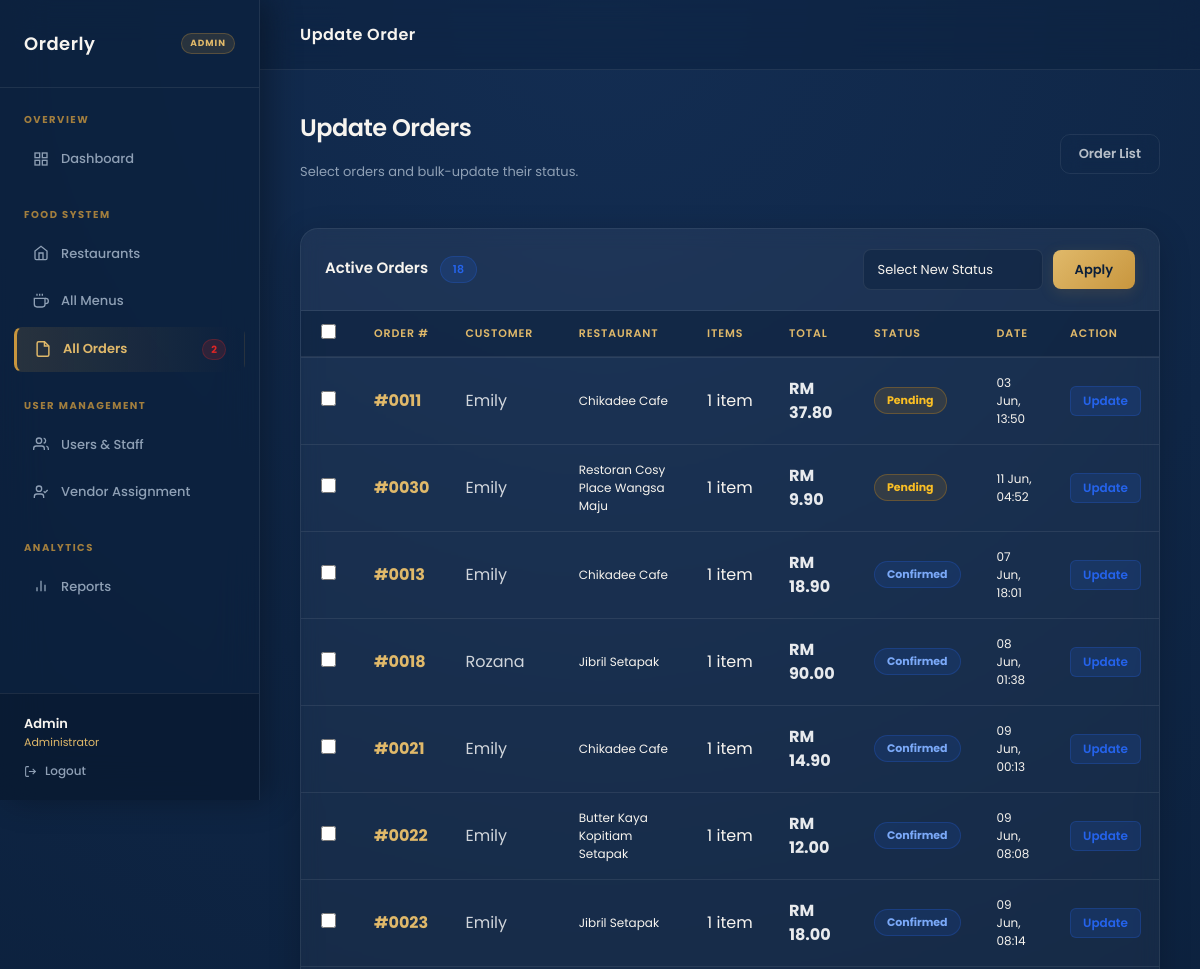
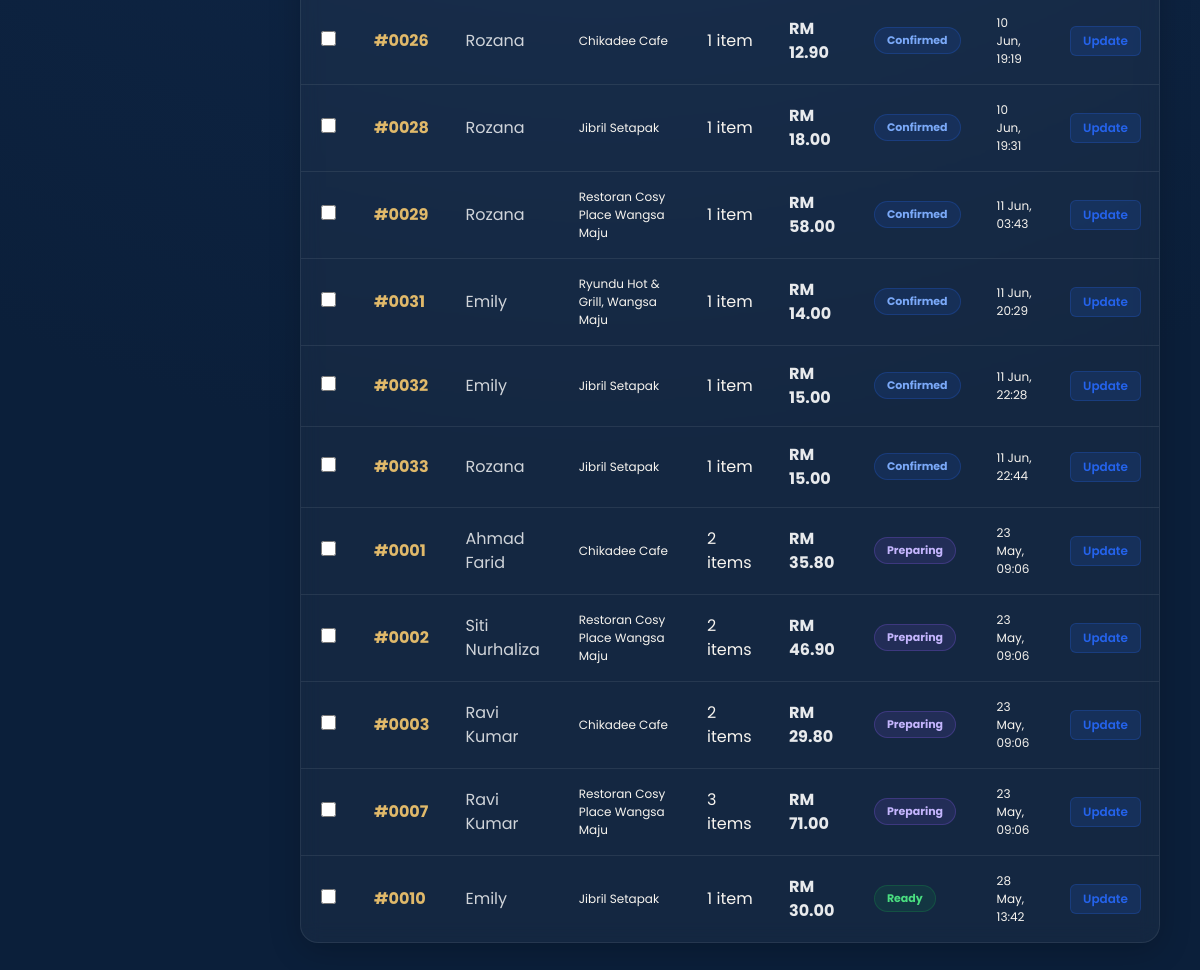
The app's page /update_order.php (signed in) with its own data (2 pictures, top to bottom).
### tables this page shows
CREATE TABLE `orders` (
  `id` int(11) NOT NULL,
  `customer_id` int(11) NOT NULL,
  `restaurant_id` int(11) NOT NULL,
  `status` enum('pending','confirmed','preparing','ready','completed','cancelled') NOT NULL DEFAULT 'pending',
  `total_price` decimal(10,2) NOT NULL DEFAULT 0.00,
  `notes` text DEFAULT NULL,
  `created_at` timestamp NOT NULL DEFAULT current_timestamp(),
  `updated_at` timestamp NOT NULL DEFAULT current_timestamp() ON UPDATE current_timestamp(),
  `payment_method` varchar(50) DEFAULT NULL COMMENT 'fpx_MAY | ewallet_tng | card | cash',
  `payment_status` varchar(20) NOT NULL DEFAULT 'unpaid' COMMENT 'unpaid | paid',
  `cancellation_reason` text DEFAULT NULL,
  `delivery_location` text DEFAULT NULL
);

CREATE TABLE `users` (
  `id` int(10) UNSIGNED NOT NULL,
  `name` varchar(300) NOT NULL,
  `email` varchar(300) NOT NULL,
  `password` varchar(300) NOT NULL,
  `role` enum('customer','vendor_staff','admin') NOT NULL,
  `created_at` timestamp NOT NULL DEFAULT current_timestamp(),
  `restaurant_id` int(11) DEFAULT NULL,
  `created_by` int(11) DEFAULT NULL
);

CREATE TABLE `restaurants` (
  `id` int(11) NOT NULL,
  `name` varchar(150) NOT NULL,
  `area` enum('Setapak','Wangsa Maju') NOT NULL,
  `address` varchar(255) DEFAULT NULL,
  `image` varchar(255) DEFAULT NULL,
  `created_at` timestamp NOT NULL DEFAULT current_timestamp()
);

### config.php (called while the page is built, shortened)
<?php
function h(string $s): string {
    return htmlspecialchars($s, ENT_QUOTES, 'UTF-8');
}
function isAdmin(): bool {
    return isset($_SESSION['role']) && $_SESSION['role'] === 'admin';
}

### update_order.php (the view, shortened to what this page needs)
<?php
require_once 'config.php';
$singleOrder = null;
$activeWhere = "WHERE o.status NOT IN ('completed','cancelled')";
$allActive = $conn->query("
    SELECT o.*, u.name AS customer_name, r.name AS restaurant_name, COUNT(oi.id) AS item_count
    FROM orders o JOIN users u ON o.customer_id=u.id JOIN restaurants r ON o.restaurant_id=r.id
    LEFT JOIN order_items oi ON oi.order_id=o.id
    $activeWhere GROUP BY o.id
    ORDER BY FIELD(o.status,'pending','confirmed','preparing','ready'), o.created_at ASC
");
$statusFlow = [
    'pending'   => ['label'=>'Pending',   'color'=>'#fbbf24','bg'=>'rgba(245,158,11,.12)','border'=>'rgba(245,158,11,.25)'],
    'confirmed' => ['label'=>'Confirmed', 'color'=>'#7ba9f8','bg'=>'rgba(37,99,235,.12)', 'border'=>'rgba(37,99,235,.25)'],
    'preparing' => ['label'=>'Preparing', 'color'=>'#c4b5fd','bg'=>'rgba(139,92,246,.12)','border'=>'rgba(139,92,246,.25)'],
    'ready'     => ['label'=>'Ready',     'color'=>'#4ade80','bg'=>'rgba(22,163,74,.12)', 'border'=>'rgba(22,163,74,.25)'],
    'completed' => ['label'=>'Completed', 'color'=>'#e0b96a','bg'=>'rgba(200,150,62,.12)','border'=>'rgba(200,150,62,.25)'],
    'cancelled' => ['label'=>'Cancelled', 'color'=>'#f87171','bg'=>'rgba(220,38,38,.12)', 'border'=>'rgba(220,38,38,.22)'],
];
if (isAdmin()) { require_once 'admin_header.php'; }
else           { require_once 'vendor_header.php'; }
?>
<?php if ($singleOrder):
  $cur = $statusFlow[$singleOrder['status']] ?? ['label'=>ucfirst($singleOrder['status']),'color'=>'var(--muted-lt)','bg'=>'rgba(255,255,255,.06)','border'=>'rgba(255,255,255,.1)'];
?>
<div class="page-header d-flex align-items-center justify-content-between flex-wrap gap-2">
  <div>
    <p class="page-title">Update Order #<?= str_pad($singleOrder['id'],4,'0',STR_PAD_LEFT) ?></p>
    <p class="page-sub"><?= h($singleOrder['customer_name']) ?> &middot; <?= h($singleOrder['restaurant_name']) ?></p>
  </div>
  <a href="order_detail.php?id=<?= $singleOrder['id'] ?>" class="btn-ghost">View Detail</a>
</div>
<div class="row g-4">
  <div class="col-lg-6">
    <div class="dash-card">
      <div class="dash-card-header">
        <span class="dash-card-title">Change Status</span>
      </div>
      <div class="dash-card-body">
        <form method="POST">
          <input type="hidden" name="order_id" value="<?= $singleOrder['id'] ?>">
          <div class="current-status-bar" style="background:<?= $cur['bg'] ?>;border:1.5px solid <?= $cur['border'] ?>;">
            <span style="font-size:11px;color:var(--muted-lt);font-weight:500;">Current:</span>
            <span style="color:<?= $cur['color'] ?>;"><?= $cur['label'] ?></span>
          </div>
          <div class="row g-2 mb-4">
            <?php foreach ($statusFlow as $st => $sc): ?>
            <div class="col-6">
              <label class="status-radio-label <?= $singleOrder['status']===$st ? 'selected' : '' ?>"
                     style="<?= $singleOrder['status']===$st ? 'background:'.$sc['bg'].';border-color:'.$sc['border'].';color:'.$sc['color'].';' : 'color:rgba(255,255,255,.6);' ?>">
                <input type="radio" name="new_status" value="<?= $st ?>"
                       <?= $singleOrder['status']===$st ? 'checked' : '' ?>
                       style="accent-color:<?= $sc['color'] ?>;">
                <?= $sc['label'] ?>
              </label>
            </div>
            <?php endforeach; ?>
          </div>
          <div class="mb-4">
            <label class="form-label">Notes <span style="color:var(--muted-lt);font-weight:400;">(optional)</span></label>
            <textarea name="notes" class="form-control" rows="3"
              placeholder="Add a note for this status update..."><?= h($singleOrder['notes'] ?? '') ?></textarea>
          </div>
          <button type="submit" class="btn-orderly w-100" style="justify-content:center;">Save Update</button>
        </form>
      </div>
    </div>
  </div>
  <div class="col-lg-6">
    <div class="dash-card">
      <div class="dash-card-header">
        <span class="dash-card-title">Order Info</span>
      </div>
      <div class="dash-card-body">
        <div class="info-row">
          <span class="info-row-label">Order</span>
          <span class="info-row-value" style="color:var(--gold-lt);">#<?= str_pad($singleOrder['id'],4,'0',STR_PAD_LEFT) ?></span>
        </div>
        <div class="info-row">
          <span class="info-row-label">Customer</span>
          <span class="info-row-value"><?= h($singleOrder['customer_name']) ?></span>
        </div>
        <div class="info-row">
          <span class="info-row-label">Restaurant</span>
          <span class="info-row-value"><?= h($singleOrder['restaurant_name']) ?></span>
        </div>
        <div class="info-row">
          <span class="info-row-label">Total</span>
          <span class="info-row-value" style="color:var(--gold-lt);font-size:15px;">RM <?= number_format($singleOrder['total_price'],2) ?></span>
        </div>
        <div class="info-row">
          <span class="info-row-label">Placed</span>
          <span class="info-row-value"><?= date('d M Y, H:i', strtotime($singleOrder['created_at'])) ?></span>
        </div>
        <div style="margin-top:20px;">
          <a href="order_detail.php?id=<?= $singleOrder['id'] ?>" class="btn-ghost w-100" style="justify-content:center;">
            View Full Detail
          </a>
        </div>
      </div>
    </div>
  </div>
</div>
<?php else: ?>
<div class="page-header d-flex align-items-center justify-content-between flex-wrap gap-2">
  <div>
    <p class="page-title">Update Orders</p>
    <p class="page-sub">Select orders and bulk-update their status.</p>
  </div>
  <a href="orders.php" class="btn-ghost">Order List</a>
</div>
<form method="POST" id="bulkForm">
  <div class="dash-card">
    <div class="dash-card-header">
      <span class="dash-card-title">
        Active Orders
        <?php if ($allActive): ?>
        <span class="badge-pill bp-blue" style="margin-left:8px;"><?= $allActive->num_rows ?></span>
        <?php endif; ?>
      </span>
      <div style="display:flex;align-items:center;gap:10px;flex-wrap:wrap;">
        <select name="bulk_status" class="form-select" style="width:auto;min-width:180px;">
          <option value="">Select New Status</option>
        </select>
        <button type="submit" class="btn-orderly"
          onclick="return confirm('Update selected orders?')">Apply</button>
      </div>
    </div>
    <div class="dash-card-body" style="padding:0;">
      <div style="overflow-x:auto;">
        <table class="table w-100" style="margin:0;">
          <thead>
            <tr>
              <th style="padding:12px 20px;width:40px;">
                <input type="checkbox" id="checkAll">
              </th>
              <th>Order #</th>
              <th>Customer</th>
              <?php if (isAdmin()): ?><th>Restaurant</th><?php endif; ?>
              <th>Items</th>
              <th>Total</th>
              <th>Status</th>
              <th>Date</th>
              <th>Action</th>
            </tr>
          </thead>
          <tbody>
          <?php if ($allActive && $allActive->num_rows > 0):
            while ($ord = $allActive->fetch_assoc()):
              $sc = $statusFlow[$ord['status']] ?? ['label'=>ucfirst($ord['status']),'color'=>'var(--muted-lt)','bg'=>'rgba(255,255,255,.06)','border'=>'var(--glass-border)'];
          ?>
          <tr>
            <td style="padding:12px 20px;">
              <input type="checkbox" name="order_ids[]" value="<?= $ord['id'] ?>">
            </td>
            <td>
              <strong style="color:var(--gold-lt);">#<?= str_pad($ord['id'],4,'0',STR_PAD_LEFT) ?></strong>
            </td>
            <td style="color:rgba(255,255,255,.8);"><?= h($ord['customer_name']) ?></td>
            <?php if (isAdmin()): ?>
            <td style="font-size:12px;color:var(--muted-lt);"><?= h($ord['restaurant_name']) ?></td>
            <?php endif; ?>
            <td style="color:var(--muted-lt);"><?= $ord['item_count'] ?> item<?= $ord['item_count']!=1?'s':'' ?></td>
            <td><strong style="color:rgba(255,255,255,.9);">RM <?= number_format($ord['total_price'],2) ?></strong></td>
            <td>
              <span style="display:inline-flex;align-items:center;padding:4px 12px;border-radius:20px;font-size:11px;font-weight:700;background:<?= $sc['bg'] ?>;color:<?= $sc['color'] ?>;border:1.5px solid <?= $sc['border'] ?>;">
                <?= $sc['label'] ?>
              </span>
            </td>
            <td style="font-size:12px;color:var(--muted-lt);"><?= date('d M, H:i', strtotime($ord['created_at'])) ?></td>
            <td>
              <a href="update_order.php?id=<?= $ord['id'] ?>" class="btn-edit-sm">Update</a>
            </td>
          </tr>
          <?php endwhile; endif; ?>
          </tbody>
        </table>
      </div>
    </div>
  </div>
</form>
<?php endif; ?>
<?php require_once 'includes/footer.php'; ?>

### admin_header.php (style rules this page uses)
:root { --navy: #0b1f3a; --navy-md: #132d52; --navy-lt: #1e4175; --gold: #c8963e; --gold-lt: #e0b96a; --gold-glow: rgba(200, 150, 62, 0.15); --cream: #f7f4ef; --cream-dk: #ede8e0; --text-light: #f7f4ef; --text-muted: #8fa0b5; --glass-surface: rgba(255, 255, 255, 0.04); --glass-border: rgba(255, 255, 255, 0.08); --glass-border-focus: rgba(200, 150, 62, 0.4); --success: #16a34a; --danger: #dc2626; --warning: #f59e0b; --info: #2563eb; --preparing: #a855f7; --sidebar-w: 260px; --radius: 18px; --radius-sm: 8px; --transition: all 0.3s cubic-bezier(0.25, 0.8, 0.25, 1); }
*, *::before, *::after { box-sizing: border-box; margin: 0; padding: 0; }
body { font-family: 'Poppins', sans-serif; background: radial-gradient(circle at 50% 0%, var(--navy-md) 0%, var(--navy) 70%); color: var(--text-light); min-height: 100vh; display: flex; overflow-x: hidden; }
.dash-card, .stat-card, .food-card { background: var(--glass-surface); backdrop-filter: blur(10px); -webkit-backdrop-filter: blur(10px); border: 1px solid var(--glass-border); border-radius: var(--radius); box-shadow: 0 8px 32px rgba(0, 0, 0, 0.2); transition: var(--transition); overflow: hidden; }
.dash-card-header { padding: 20px 24px; border-bottom: 1px solid var(--glass-border); display: flex; align-items: center; justify-content: space-between; background: rgba(255, 255, 255, 0.01); }
.dash-card-title { font-size: 15px; font-weight: 600; color: var(--text-light); }
.dash-card-body { padding: 24px; }
.btn-orderly, .btn-primary { display: inline-flex; align-items: center; gap: 8px; padding: 10px 22px; background: linear-gradient(135deg, var(--gold-lt), var(--gold)); color: var(--navy) !important; border: none; border-radius: var(--radius-sm); font-size: 13px; font-weight: 600; cursor: pointer; transition: var(--transition); text-decoration: none; box-shadow: 0 4px 15px var(--gold-glow); }
.btn-ghost { display: inline-flex; align-items: center; gap: 8px; padding: 9px 18px; background: transparent; color: var(--text-muted); border: 1.5px solid var(--glass-border); border-radius: var(--radius-sm); font-size: 13px; font-weight: 500; cursor: pointer; transition: var(--transition); text-decoration: none; }
.btn-edit-sm { padding: 5px 12px; background: rgba(37, 99, 235, 0.15); color: var(--info) !important; border: 1px solid rgba(37, 99, 235, 0.25); border-radius: 6px; font-size: 12px; font-weight: 600; text-decoration: none; cursor: pointer; display: inline-block; transition: var(--transition); }
.form-select, .form-control { background: rgba(11, 31, 58, 0.4); border: 1.5px solid var(--glass-border); color: var(--text-light); font-size: 13px; border-radius: var(--radius-sm); padding: 10px 14px; transition: var(--transition); }
.form-select option { background: var(--navy-md); color: var(--text-light); }
.table { color: var(--text-light); margin-bottom: 0; background: transparent; }
.table th { font-size: 11px; font-weight: 600; color: var(--gold-lt); text-transform: uppercase; letter-spacing: .08em; border-bottom: 2px solid var(--glass-border); background: rgba(11, 31, 58, 0.5); padding: 14px 18px; }
.table td { padding: 16px 18px; border-bottom: 1px solid var(--glass-border); vertical-align: middle; background: transparent; color: var(--text-light); }
.table tr:last-child td { border-bottom: none; }
.badge-pill { display: inline-flex; align-items: center; padding: 4px 12px; border-radius: 20px; font-size: 11px; font-weight: 600; letter-spacing: 0.3px; }
.bp-blue { background: rgba(37, 99, 235, 0.15); color: var(--info); border: 1px solid rgba(37, 99, 235, 0.25); }
.page-header { margin-bottom: 30px; }
.page-title { font-size: 24px; font-weight: 600; color: var(--text-light); letter-spacing: -0.5px; }
.page-sub { font-size: 13px; color: var(--text-muted); margin-top: 4px; }

### update_order.php (style rules this page uses)
.btn-ghost { display: inline-flex; align-items: center; gap: 6px; padding: 9px 18px; background: var(--glass); color: rgba(255,255,255,.7); border: 1px solid var(--glass-border); border-radius: 10px; font-family: 'Poppins', sans-serif; font-size: 13px; font-weight: 600; text-decoration: none; transition: all .2s; backdrop-filter: blur(10px); }
input[type="checkbox"] { width: 15px; height: 15px; accent-color: var(--gold); cursor: pointer; }

### records on screen
orders: id "0011", users.name "Emily", restaurant.name "Chikadee Cafe", item_count "1", total_price "37.80", status "Pending", created_at "03 Jun, 13:50"
orders: id "0030", users.name "Emily", restaurant.name "Restoran Cosy Place Wangsa Maju", item_count "1", total_price "9.90", status "Pending", created_at "11 Jun, 04:52"
orders: id "0013", users.name "Emily", restaurant.name "Chikadee Cafe", item_count "1", total_price "18.90", status "Confirmed", created_at "07 Jun, 18:01"
orders: id "0018", users.name "Rozana", restaurant.name "Jibril Setapak", item_count "1", total_price "90.00", status "Confirmed", created_at "08 Jun, 01:38"
orders: id "0021", users.name "Emily", restaurant.name "Chikadee Cafe", item_count "1", total_price "14.90", status "Confirmed", created_at "09 Jun, 00:13"
orders: id "0022", users.name "Emily", restaurant.name "Butter Kaya Kopitiam Setapak", item_count "1", total_price "12.00", status "Confirmed", created_at "09 Jun, 08:08"
orders: id "0023", users.name "Emily", restaurant.name "Jibril Setapak", item_count "1", total_price "18.00", status "Confirmed", created_at "09 Jun, 08:14"
orders: id "0026", users.name "Rozana", restaurant.name "Chikadee Cafe", item_count "1", total_price "12.90", status "Confirmed", created_at "10 Jun, 19:19"
orders: id "0028", users.name "Rozana", restaurant.name "Jibril Setapak", item_count "1", total_price "18.00", status "Confirmed", created_at "10 Jun, 19:31"
orders: id "0029", users.name "Rozana", restaurant.name "Restoran Cosy Place Wangsa Maju", item_count "1", total_price "58.00", status "Confirmed", created_at "11 Jun, 03:43"
orders: id "0031", users.name "Emily", restaurant.name "Ryundu Hot & Grill, Wangsa Maju", item_count "1", total_price "14.00", status "Confirmed", created_at "11 Jun, 20:29"
orders: id "0032", users.name "Emily", restaurant.name "Jibril Setapak", item_count "1", total_price "15.00", status "Confirmed", created_at "11 Jun, 22:28"
orders: id "0033", users.name "Rozana", restaurant.name "Jibril Setapak", item_count "1", total_price "15.00", status "Confirmed", created_at "11 Jun, 22:44"
orders: id "0001", users.name "Ahmad Farid", restaurant.name "Chikadee Cafe", item_count "2", total_price "35.80", status "Preparing", created_at "23 May, 09:06"
orders: id "0002", users.name "Siti Nurhaliza", restaurant.name "Restoran Cosy Place Wangsa Maju", item_count "2", total_price "46.90", status "Preparing", created_at "23 May, 09:06"
orders: id "0003", users.name "Ravi Kumar", restaurant.name "Chikadee Cafe", item_count "2", total_price "29.80", status "Preparing", created_at "23 May, 09:06"
orders: id "0007", users.name "Ravi Kumar", restaurant.name "Restoran Cosy Place Wangsa Maju", item_count "3", total_price "71.00", status "Preparing", created_at "23 May, 09:06"
orders: id "0010", users.name "Emily", restaurant.name "Jibril Setapak", item_count "1", total_price "30.00", status "Ready", created_at "28 May, 13:42"

### other values on screen
$pendingOrders "2"
$_SESSION['name'] "Admin"
$pageTitle "Update Order"
$allActive->num_rows "18"
